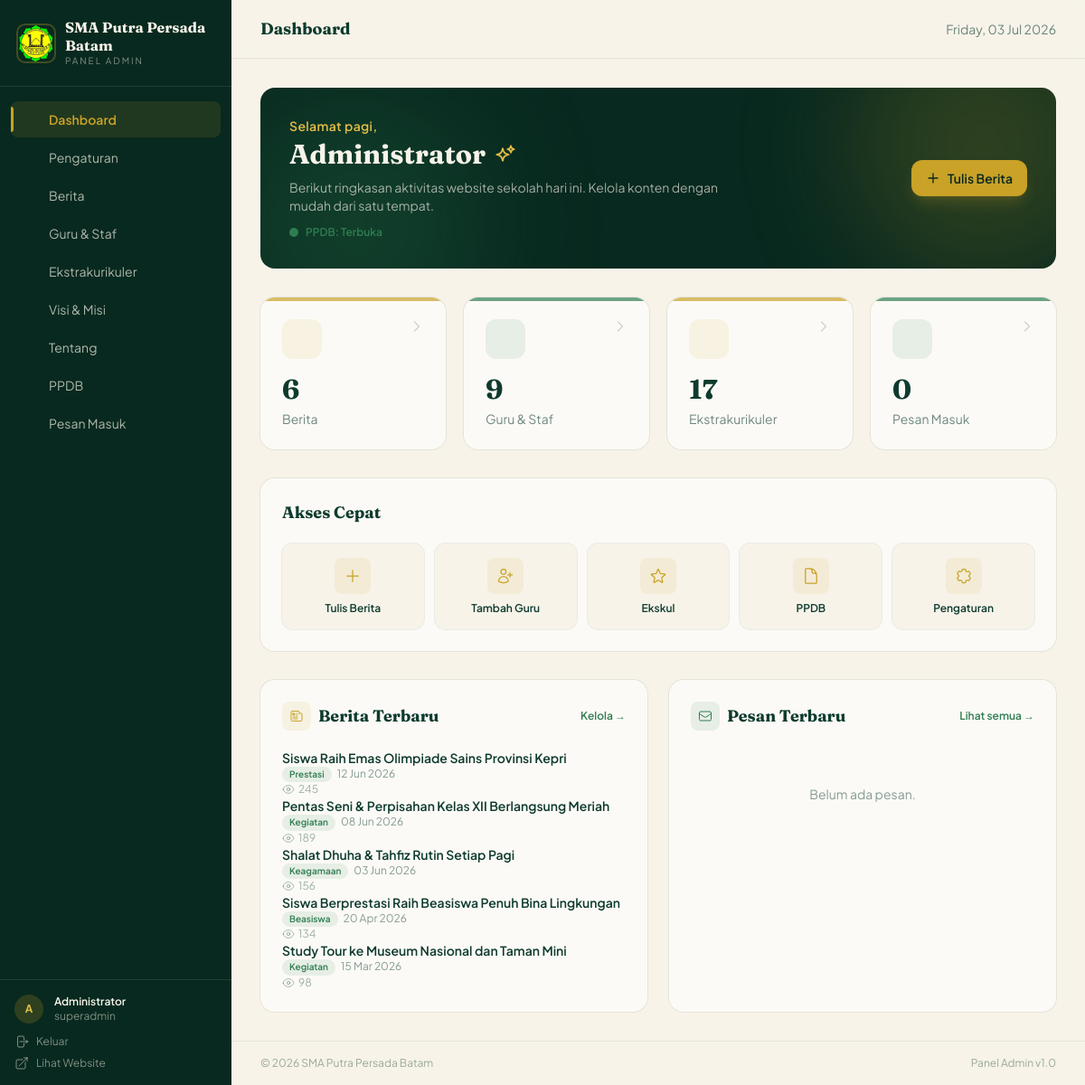
Screenshot of /admin/dashboard.php (signed in) with the database file from the repository.
### tables this page shows
CREATE TABLE pengaturan (
  id    INT AUTO_INCREMENT PRIMARY KEY,
  kunci VARCHAR(100) NOT NULL UNIQUE,
  nilai TEXT NOT NULL
);

CREATE TABLE berita (
  id       INT AUTO_INCREMENT PRIMARY KEY,
  judul    VARCHAR(255) NOT NULL,
  slug     VARCHAR(255) NOT NULL UNIQUE,
  kategori VARCHAR(50)  NOT NULL,
  isi      LONGTEXT     NOT NULL,
  gambar   VARCHAR(255) DEFAULT NULL,
  tanggal  DATE         NOT NULL,
  dilihat  INT          NOT NULL DEFAULT 0
);

### admin/dashboard.php (the view, shortened to what the rows shown need)
<?php
require_once 'auth.php';
$beritaTerbaru = db()->query('SELECT judul, kategori, tanggal, dilihat FROM berita ORDER BY tanggal DESC LIMIT 5')->fetchAll();
$pageTitle = 'Dashboard';
include 'admin_head.php';
?>
<div class="admin-card relative overflow-hidden rounded-2xl bg-pine-deep text-cream p-6 sm:p-8 mb-8">
  <div class="relative flex flex-col sm:flex-row sm:items-center sm:justify-between gap-5">
    <div>
      <h2 class="font-serif text-2xl sm:text-3xl font-bold mb-2 flex items-center gap-2.5">
        <?php echo esc(admin_name()); ?>
      </h2>
    </div>
  </div>
</div>
<div class="grid lg:grid-cols-2 gap-6">
  <div class="admin-card bg-white/60 dark:bg-pine/40 backdrop-blur-sm rounded-2xl ring-1 ring-pine/8 dark:ring-cream/8 p-6">
    <?php if (empty($beritaTerbaru)): ?>
      <div class="py-10 text-center">
        <p class="text-sm text-pine/50 dark:text-cream/50">Belum ada berita.</p>
        <a href="kelola_berita.php" class="inline-block mt-3 text-xs font-semibold text-brass hover:underline">+ Tulis berita pertama</a>
      </div>
    <?php else: ?>
      <div class="divide-y divide-pine/8 dark:divide-cream/8">
        <?php foreach ($beritaTerbaru as $b): ?>
          <div class="table-row py-3 px-2 -mx-2 rounded-lg flex items-center justify-between gap-4">
            <div class="min-w-0">
              <p class="text-sm font-semibold truncate"><?php echo esc($b['judul']); ?></p>
              <p class="text-xs text-pine/50 dark:text-cream/50">
                <span class="inline-block px-2 py-0.5 rounded-full bg-leaf/10 text-leaf dark:text-brass-light text-[10px] font-semibold mr-1"><?php echo esc($b['kategori']); ?></span>
                <?php echo tglPendek($b['tanggal']); ?>
              </p>
            </div>
            <span class="flex items-center gap-1 text-xs text-pine/40 dark:text-cream/40 shrink-0">
              <?php echo $b['dilihat']; ?>
            </span>
          </div>
        <?php endforeach; ?>
      </div>
    <?php endif; ?>
  </div>
</div>
<?php include 'admin_foot.php'; ?>

### admin/admin_head.php (shortened to what the rows shown need)
<?php
$namaSekolah = setting('nama_sekolah') ?? 'SMA Putra Persada Batam';
?>
<!DOCTYPE html>
<html lang="id">
<head>
  <script src="https://cdn.jsdelivr.net/npm/@tailwindcss/browser@4.3.0/dist/index.global.js"></script>
</head>
<body class="min-h-dvh antialiased bg-cream dark:bg-pine-deep text-pine dark:text-cream font-sans">
  <aside id="sidebar" class="fixed top-0 left-0 bottom-0 w-64 bg-pine-deep text-cream z-50 flex flex-col sidebar-enter
                               lg:translate-x-0 -translate-x-full">
    <div class="p-5 border-b border-cream/10">
      <a href="dashboard.php" class="flex items-center gap-3 group">
        <div>
          <h1 class="font-serif text-base font-bold leading-tight group-hover:text-brass-light transition"><?php echo esc($namaSekolah); ?></h1>
          <p class="text-[10px] tracking-[0.2em] text-cream/50 uppercase">Panel Admin</p>
        </div>
      </a>
    </div>
  </aside>
  <div class="lg:ml-64 min-h-dvh flex flex-col">
    <header class="sticky top-0 z-30 bg-cream/80 dark:bg-pine-deep/80 backdrop-blur-md border-b border-pine/8 dark:border-cream/8">
      <div class="flex items-center justify-between px-5 lg:px-8 h-16">
        <div class="flex items-center gap-4">
          <h2 class="font-serif text-lg font-bold"><?php echo esc($pageTitle); ?></h2>
        </div>
      </div>
    </header>
    <main class="flex-1 p-5 lg:p-8 fade-in">

### rows the page displays
pengaturan: nilai "SMA Putra Persada Batam"
berita: judul "Siswa Raih Emas Olimpiade Sains Provinsi Kepri", kategori "Prestasi", tanggal "12 Jun 2026", dilihat "245"
berita: judul "Pentas Seni & Perpisahan Kelas XII Berlangsung Meriah", kategori "Kegiatan", tanggal "08 Jun 2026", dilihat "189"
berita: judul "Shalat Dhuha & Tahfiz Rutin Setiap Pagi", kategori "Keagamaan", tanggal "03 Jun 2026", dilihat "156"
berita: judul "Siswa Berprestasi Raih Beasiswa Penuh Bina Lingkungan", kategori "Beasiswa", tanggal "20 Apr 2026", dilihat "134"
berita: judul "Study Tour ke Museum Nasional dan Taman Mini", kategori "Kegiatan", tanggal "15 Mar 2026", dilihat "98"

### other values shown
$item['label'] "Dashboard"
$item['label'] "Pengaturan"
$item['label'] "Berita"
$item['label'] "Guru & Staf"
$item['label'] "Ekstrakurikuler"
$item['label'] "Visi & Misi"
$item['label'] "Tentang"
$item['label'] "PPDB"
$item['label'] "Pesan Masuk"
substr(admin_name(), 0, 1) "A"
admin_name() "Administrator"
$_SESSION['admin_role'] "superadmin"
$pageTitle "Dashboard"
$greet "Selamat pagi"
$c['value'] "6"
